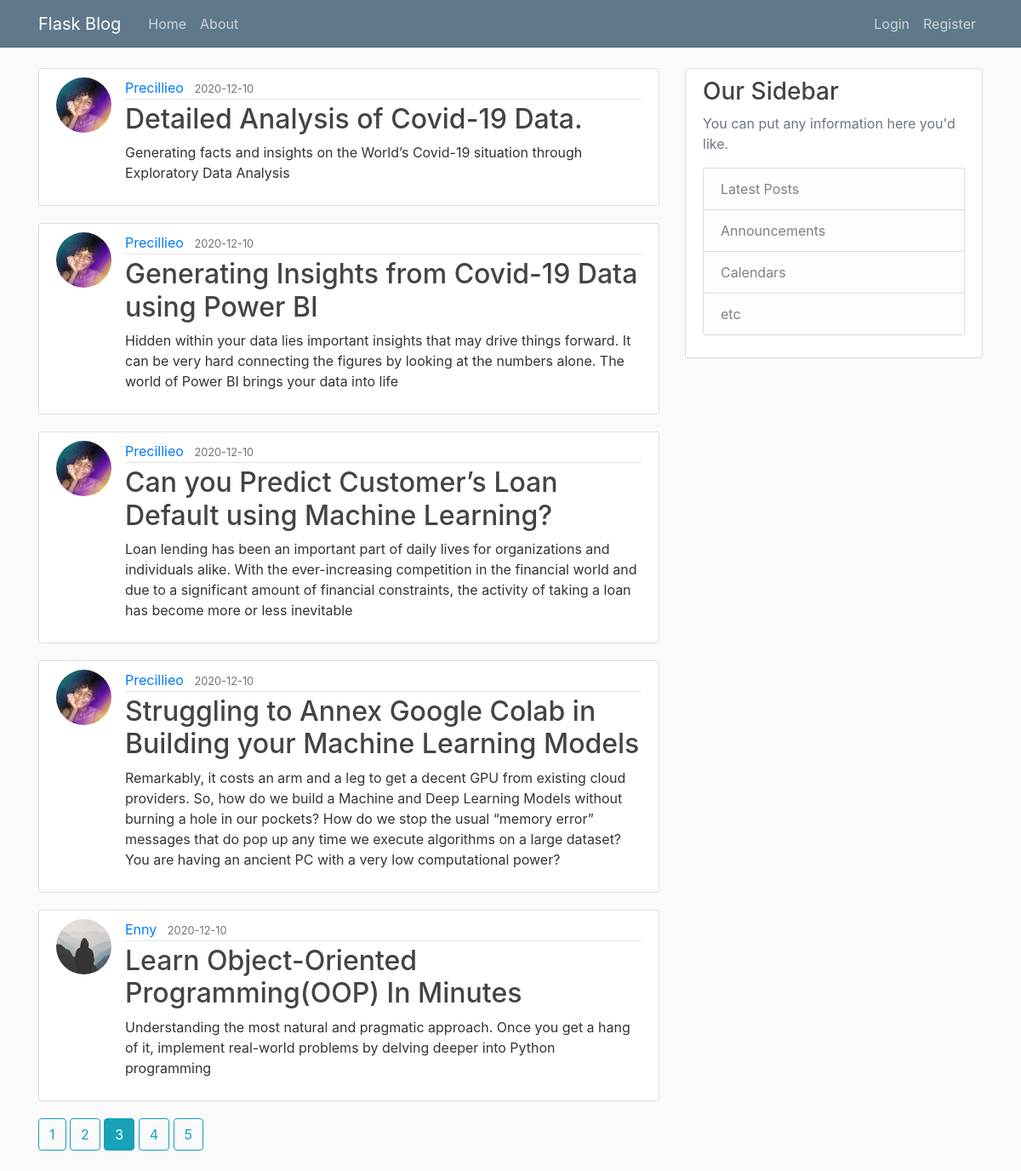
Screenshot of /home?page=3 with the database file from the repository.
### flaskblog/models.py (models this page shows, shortened)
class Post(db.Model):
	id= db.Column(db.Integer, primary_key= True)
	title= db.Column(db.String(100), nullable= False)
	date_posted= db.Column(db.DateTime, nullable= False, default= datetime.utcnow)
	content= db.Column(db.Text, nullable= False)
	user_id= db.Column(db.Integer, db.ForeignKey('user.id'), nullable= False)

class User(db.Model, UserMixin):
	id= db.Column(db.Integer, primary_key= True)
	username= db.Column(db.String(20), unique= True, nullable= False)
	email= db.Column(db.String(120), unique= True, nullable= False)
	image= db.Column(db.String(20), nullable= False, default= 'default.jpg')
	password= db.Column(db.String(60), nullable= False)
	posts= db.relationship('Post', backref= 'author', lazy= True)

### flaskblog/main/routes.py (the view)
@main.route("/")
@main.route("/home")
def home():
	page= request.args.get('page', 1, type= int)
	posts= Post.query.order_by(Post.date_posted.desc()).paginate(page= page, per_page= 5)
	return render_template('home.html', posts= posts)

### flaskblog/templates/home.html (shortened to what this page needs)
{% extends "layout.html" %}
{% block content %}
	{% for post in posts.items %}
		<article class="media content-section">
			<img class= "rounded-circle article-img" src="{{ url_for('static', filename= 'profile_pic/' + post.author.image) }}">
		  <div class="media-body">
		    <div class="article-metadata">
		      <a class="mr-2" href="{{ url_for('users.user_posts', username= post.author.username) }}">{{ post.author.username }}</a>
		      <small class="text-muted">{{ post.date_posted.strftime('%Y-%m-%d') }}</small>
		    </div>
		    <h2><a class="article-title" href="{{ url_for('posts.post', post_id = post.id) }}">{{ post.title }}</a></h2>
		    <p class="article-content">{{ post.content }}</p>
		  </div>
		</article>
	{% endfor %}
	{% for page_num in posts.iter_pages(left_edge= 1, right_edge= 1, left_current= 1, right_current= 2) %}
		{% if page_num %}
		  {% if posts.page == page_num %}
			<a class= "btn btn-info mb-4" href="{{ url_for('main.home', page= page_num) }}">{{ page_num }}</a>
		  {% else %}
		    <a class= "btn btn-outline-info mb-4" href="{{ url_for('main.home', page= page_num) }}">{{ page_num }}</a>
		  {% endif %}
		{% endif %}
	{% endfor%}
{% endblock %}

### flaskblog/static/main.css (style rules this page uses)
body { background: #fafafa; color: #333333; margin-top: 5rem; }
h1, h2, h3, h4, h5, h6 { color: #444444; }
.content-section { background: #ffffff; padding: 10px 20px; border: 1px solid #dddddd; border-radius: 3px; margin-bottom: 20px; }
.article-title { color: #444444; }
.article-content { white-space: pre-line; }
.article-img { height: 65px; width: 65px; margin-right: 16px; }
.article-metadata { padding-bottom: 1px; margin-bottom: 4px; border-bottom: 1px solid #e3e3e3 }

### rows the page displays
Post: image (picture), author.username "Precillieo", date_posted "2020-12-10", title "Detailed Analysis of Covid-19 Data.", content "Generating facts and insights on the World’s Covid-19 situation through Exploratory Data Analysis"
Post: image (picture), author.username "Precillieo", date_posted "2020-12-10", title "Generating Insights from Covid-19 Data using Power BI", content "Hidden within your data lies important insights that may drive things forward. It can be very hard connecting the figures by looking at the numbers alone. The world of Power BI brings your data into life"
Post: image (picture), author.username "Precillieo", date_posted "2020-12-10", title "Can you Predict Customer’s Loan Default using Machine Learning?", content "Loan lending has been an important part of daily lives for organizations and individuals alike. With the ever-increasing competition in the financial world and due to a significant amount of financial constraints, the activity of taking a loan has become more or less inevitable"
Post: image (picture), author.username "Precillieo", date_posted "2020-12-10", title "Struggling to Annex Google Colab in Building your Machine Learning Models", content "Remarkably, it costs an arm and a leg to get a decent GPU from existing cloud providers. So, how do we build a Machine and Deep Learning Models without burning a hole in our pockets? How do we stop the usual “memory error” messages that do pop up any time we execute algorithms on a large dataset? You are having an ancient PC with a very low computational power?"
Post: image (picture), author.username "Enny", date_posted "2020-12-10", title "Learn Object-Oriented Programming(OOP) In Minutes", content "Understanding the most natural and pragmatic approach. Once you get a hang of it, implement real-world problems by delving deeper into Python programming"

### other values shown
{{ page_num }} "1" "2" "4" "5"
{{ page_num }} "3"
